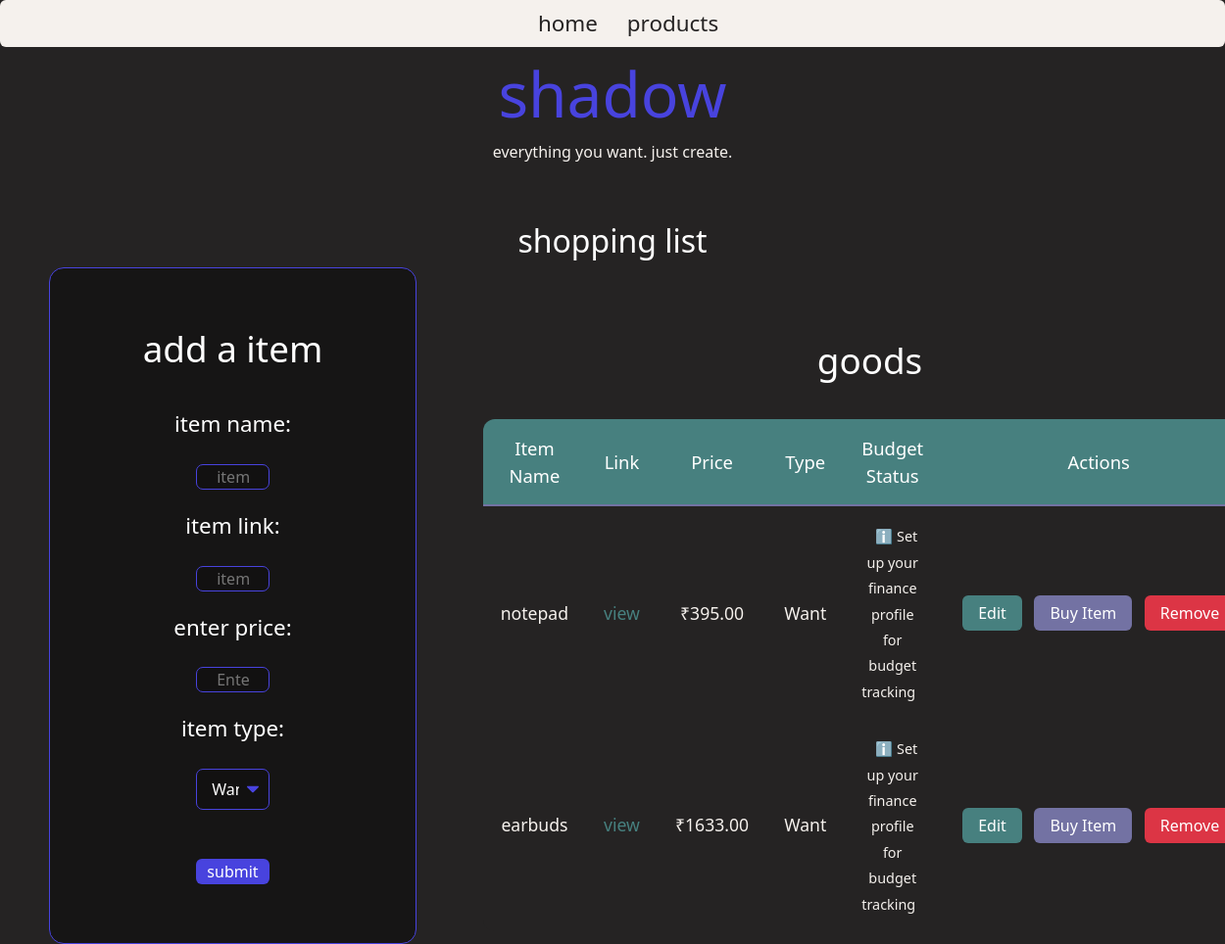
Before: /widgets/shopping-list (signed in) with the older database file.
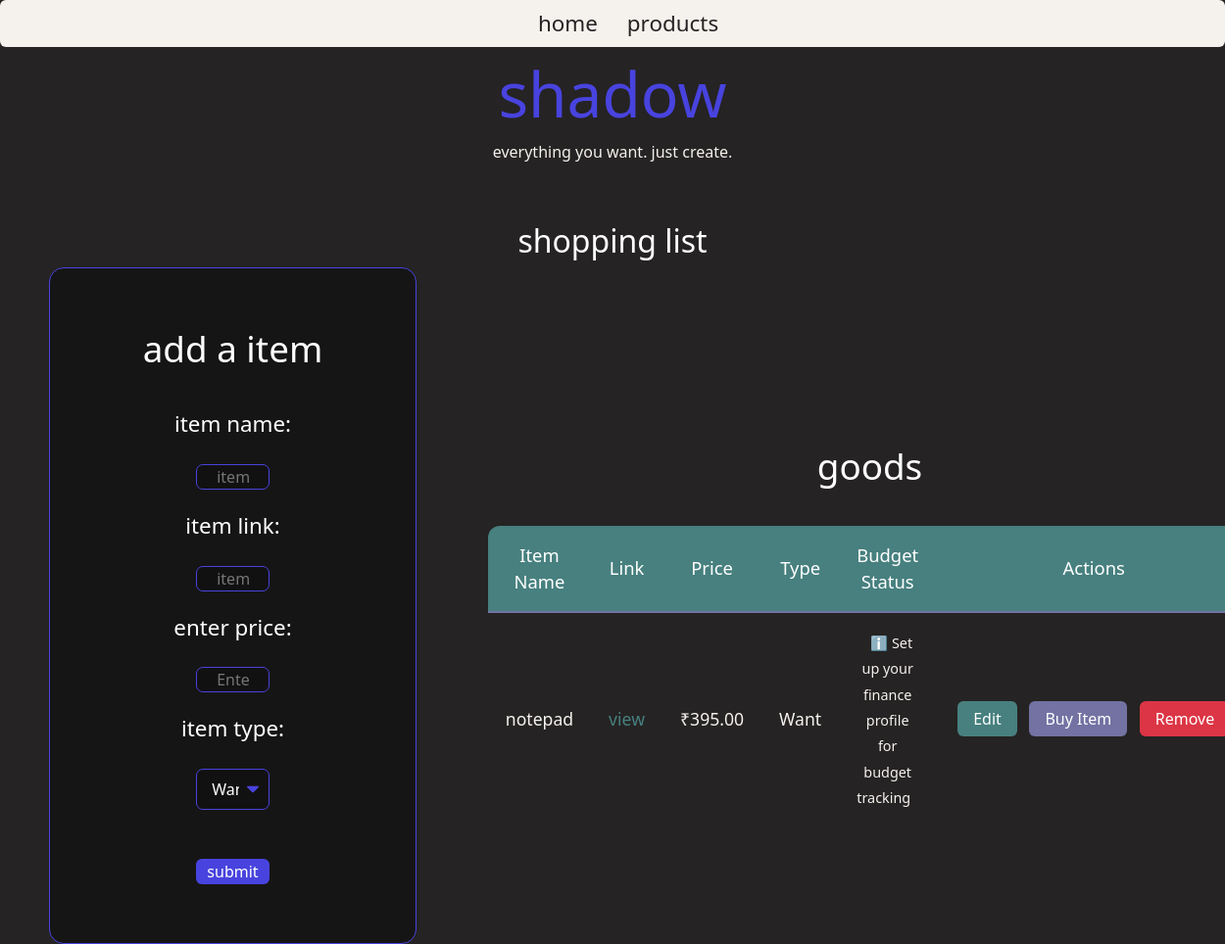
After: the same page with the newer database file.
### widgets/models.py (models this page shows, shortened)
class ShoppingListItem(models.Model):
    user = models.ForeignKey(User, on_delete=models.CASCADE, related_name='shopping_list')
    name = models.CharField(max_length=255)
    link = models.URLField(blank=True)
    price = models.DecimalField(max_digits=10, decimal_places=2)
    priority = models.BooleanField(default=False, verbose_name="Is Need?")
    @property
    def affordability_message(self):
        try:
            profile = FinanceProfile.objects.get(user=self.user)
            if profile.total_funds < self.price:
                return "❌ Insufficient funds"
            if self.can_afford:
                if self.priority:
                    return "✅ Essential - You can afford this!"
                else:
                    return "✅ You can afford this!"
            else:
                if self.priority:
                    return "✅ Essential - You can afford this!"  # Needs should always show as affordable if funds exist
                else:
                    return "⚠️ Over wants budget (but you have funds)"
        except:
            return "ℹ️ Set up your finance profile for budget tracking"

### widgets/views.py (the view)
# urls.py: path("shopping-list", views.shopping_list, name="shopping"),
def shopping_list(request):
    context = {}
    if request.method == "POST":
        item_name = request.POST.get("item-name")
        item_link = request.POST.get("item-link")
        item_price = request.POST.get("item-price")
        item_priority = request.POST.get("item-priority") == "need"
        push_item(request.user, item_name, item_link, item_price, item_priority)
    if not request.user.is_authenticated:
        return redirect(reverse("main:login"))
    else:
        le = list_exists(request.user)
        shopping_items = []
        if le:
            from .operations import get_shopping_list
            shopping_items = get_shopping_list(request.user)
        context.update({
            "list_exists": le,
            "shopping_items": shopping_items
        })
    return render(request, 'shopping.html', context=context)

### widgets/operations.py (called while the page is built)
def list_exists(user)->bool:
    shopping_list = ShoppingListItem.objects.filter(user=user)
    if shopping_list.exists():
        print("user has somethings stored")
        return True
    else:
        return False

def get_shopping_list(user):
    return ShoppingListItem.objects.filter(user=user)

### widgets/templates/shopping.html (shortened to what this page needs)
{% extends 'layout.html' %}
{% load static %}
{% block head %}
<link rel="stylesheet" href="{% static 'styles/shopping.css' %}">
{% endblock head %}
{% block body %}
<div class="shopping-container">
    <div class="heading">
        <h1>
            shopping list
        </h1>
    </div>
    <div class="content">
    <div class="form-container">
        <div class="heading">
            <h1>add a item</h1>
        </div>
        <form action="{% url 'widget:shopping' %}" method="POST">
            <label for="item name">item name:</label> <br>
            <input type="text" placeholder="item name" name="item-name">
            <label for="item link"> item link:</label> <br>
            <input type="text" name="item-link" placeholder="item link">
            <label for="price">enter price:</label> <br>
            <input type="text" name="item-price" placeholder="Enter amount (e.g., 2000 or 2000.50)" id="">
            <label for="item-priority">item type:</label> <br>
            <select name="item-priority" id="item-priority">
                <option value="want">Want</option>
            </select>
            <button type="submit">submit</button>
        </form>
    </div>
    {% if list_exists %}
    <div class="goods-container">
        <div class="heading">
            <h1>goods</h1>
        </div>
        <div class="table-container">
            <table class="shopping-table">
                <thead>
                    <tr>
                        <th>Item Name</th>
                        <th>Link</th>
                        <th>Price</th>
                        <th>Type</th>
                        <th>Budget Status</th>
                        <th>Actions</th>
                        </tr>
                </thead>
                <tbody>
                {% for item in shopping_items %}
                    <tr>
                        <td>{{ item.name }}</td>
                        <td>
                            {% if item.link %}
                                <a href="{{ item.link }}" target="_blank" class="item-link">view</a>
                            {% else %}
                                —
                            {% endif %}
                        </td>
                        <td>₹{{ item.price }}</td>
                        <td>{% if item.priority %}Need{% else %}Want{% endif %}</td>
                        <td class="affordability-status">
                            <span class="status-message">{{ item.affordability_message }}</span>
                        </td>
                        <td style="white-space:nowrap;">
                            <a href="{% url 'widget:edit_item' item.id %}" class="action-btn edit-btn">Edit</a>
                            <form action="{% url 'widget:buy_item' item.id %}" method="post" style="display:inline;">
                                <button type="submit" class="action-btn bought-btn">
                                    {% if item.priority %}Buy Essential{% else %}Buy Item{% endif %}
                                </button>
                            </form>
                            <form action="{% url 'widget:remove_item' item.id %}" method="post" style="display:inline;">
                                <button type="submit" class="action-btn remove-btn" onclick="return confirm('Remove this item from your list?')">
                                    Remove
                                </button>
                            </form>
                        </td>
                    </tr>
                {% empty %}
                    <tr>
                        <td colspan="3" style="text-align:center; color:#aaa;">No items yet.</td>
                    </tr>
                {% endfor %}
                </tbody>
            </table>
        </div>
    </div>
    </div>
    {% endif %}
</div>
{% endblock body %}

Changed rows visible on the page:
removed ShoppingListItem: name "earbuds", price "1633.00", priority "Want", affordability_message "ℹ️ Set up your finance profile for budget tracking"
